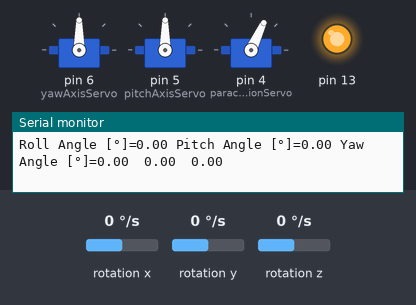
Bench run of a sketch on a simulated Arduino Uno, built with avr-gcc and run on an emulated ATmega328P. Shown: 3 × servo, output pins drawn as LEDs (lit = HIGH), the last lines printed to the serial monitor. Wiring (inferred from the names in the program): MPU-6050 motion sensor at I2C address 0x68. The test bench sets the inputs (shaded band); at power-on: rotation x 0 °/s, rotation y 0 °/s, rotation z 0 °/s.

Above: at 9.7 s.
9.8 s: rotation x set to -192 °/s
At 10.3 s:
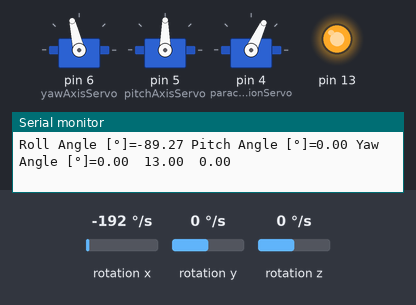
12.8 s: rotation y set to -192 °/s
At 15.4 s:
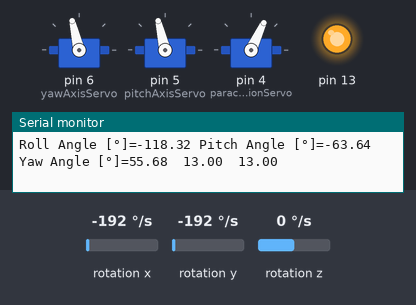
15.8 s: rotation z set to 100 °/s
At 16.22 s:
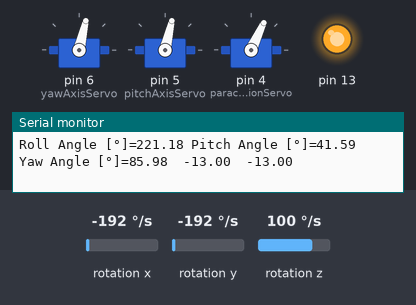
18.8 s: rotation x set to -100 °/s
Timing chart, 0 to 22.8 s (numbered marks = the images above; inputs shaded):
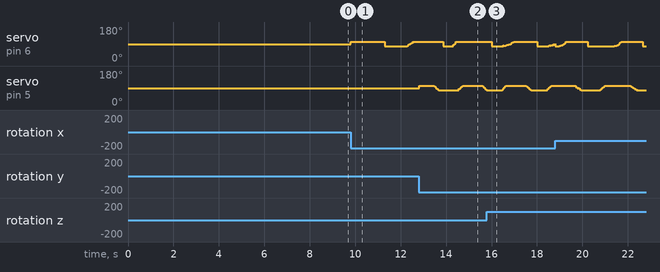

The sketch:

Pioneer_Flight_Computer.ino
```cpp
#include <Wire.h>
#include <math.h>
#include <Servo.h>
#include <Adafruit_BMP085.h>

#define seaLevelPressure_hPa 1020.0

float RateRoll, RatePitch, RateYaw;
float RateCalibrationRoll, RateCalibrationPitch, RateCalibrationYaw;
float AngleRoll, AnglePitch, AngleYaw;

const float dt = 0.01;

/////// TVC ///////
float Kp = 0.4;
float Ki = 0.05;
float Kd = 0.15;
double SETPOINT = 0.0;
double pastError1 = 0.0;
double pastError2 = 0.0;
double integralError1 = 0.0;
double integralError2 = 0.0;

// Time
unsigned long currentTime;
unsigned long pastTime;
float timeInterval = 20.0;

unsigned long currentTimeTVC = 0.0;
unsigned long pastTimeTVC = 0.0;
unsigned long currentTimeTVC2 = 0.0;
unsigned long pastTimeTVC2 = 0.0;

Servo yawAxisServo;
Servo pitchAxisServo;

// Define the 2 Angles (In degrees)
double yawAngle;
double pitchAngle;

struct Quaternion {
  float w, x, y, z;

  Quaternion() : w(1), x(0), y(0), z(0) {}

  void normalize() {
    float norm = sqrt(w*w + x*x + y*y + z*z);
    w /= norm;
    x /= norm;
    y /= norm;
    z /= norm;
  }
};

Quaternion q;

/////// BMP180 ///////
Adafruit_BMP085 bmp;
float altitude= 0;
float prevAltitude = 0;
float altitudeDescentThreshold = 5;

/////// Parachute Ejection ///////
Servo parachuteEjectionServo;


void setup() {
  Serial.begin(115200);
  pinMode(13,OUTPUT);
  digitalWrite(13,HIGH);

  Wire.setClock(400000);                         // Set clock speed of I2C (400kB/s)
  Wire.begin();
  delay(250);

  Wire.beginTransmission(0x68);                  // Start the gyro in power mode
  Wire.write(0x6B);
  Wire.write(0x00);
  Wire.endTransmission();

  for (int RateCalibrationNum = 0; RateCalibrationNum < 3000; RateCalibrationNum ++) {

    gyro_signals();
    RateCalibrationRoll += RateRoll;
    RateCalibrationPitch += RatePitch;
    RateCalibrationYaw += RateYaw;
    delay(1);
  }
  RateCalibrationRoll/=3000;
  RateCalibrationPitch/=3000;
  RateCalibrationYaw/=3000;

  yawAxisServo.attach(6);
  pitchAxisServo.attach(5);

  yawAxisServo.write(90);
  pitchAxisServo.write(90);

  // BMP180
  while (!bmp.begin()) {
    Serial.println("Cannot Find A Valid BMP180 Sensor");
  }

  // Parachute
  parachuteEjectionServo.attach(4);
  parachuteEjectionServo.write(65);

}


void loop() {

  currentTime = millis();
  unsigned long timeElasped = currentTime - pastTime;

  gyro_signals();

  RateRoll -= RateCalibrationRoll;
  RatePitch -= RateCalibrationPitch;
  RateYaw -= RateCalibrationYaw;

  updateQuaternion(q, RateRoll, RatePitch, RateYaw, dt);

  QuaternionToEuler(q, &AngleRoll, &AnglePitch, &AngleYaw);

  // Serial.print("Roll Rate [°/s]=");
  // Serial.print(RateRoll);
  // Serial.print(" Pitch Rate [°/s]=");
  // Serial.print(RatePitch);
  // Serial.print(" Yaw Rate [°/s]=");
  // Serial.println(RateYaw);

  AngleRoll = 1.5*degrees(AngleRoll);
  AnglePitch = 1.5*degrees(AnglePitch);
  AngleYaw = 1.5*degrees(AngleYaw);

  Serial.print("Roll Angle [°]=");
  Serial.print(AngleRoll);
  Serial.print(" Pitch Angle [°]=");
  Serial.print(AnglePitch);
  Serial.print(" Yaw Angle [°]=");
  Serial.print(AngleYaw);
  Serial.print("\t");

  yawAngle = PID(SETPOINT, AngleRoll, &currentTimeTVC, &pastTimeTVC, &pastError1, &integralError1);
  pitchAngle = PID(SETPOINT, AnglePitch, &currentTimeTVC2, &pastTimeTVC2, &pastError2, &integralError2); // For current configuration, use the roll measurement

  yawAxisServo.write(90+yawAngle); // 90 for the angle offset
  pitchAxisServo.write(90+pitchAngle); // 90 for the angle offset


  Serial.print(yawAngle);
  Serial.print("\t");
  Serial.print(pitchAngle);
  Serial.println("\t");

  pastTime = currentTime;

  // Parachute
  // altitude = bmp.readAltitude(seaLevelPressure_hPa * 100);
  // if ((altitude - prevAltitude) < - altitudeDescentThreshold) { // Need to modify threshold
  //   parachuteEjectionServo.write(0);
  //   while(1) {
  //     Serial.println("Apogee Reached");
  //   }
  // }
  // prevAltitude = altitude;

  delay(10);

}

////////////////Set up transmission between MPU6050 and Microcontroller////////////////

void gyro_signals(void) {
  Wire.beginTransmission(0x68);                  // Start I2C comms with gyro
  Wire.write(0x1A);                              // Switch on low-pass filter
  Wire.write(0x05);
  Wire.endTransmission();

  Wire.beginTransmission(0x68);
  Wire.write(0x1B);
  Wire.write(0x8);
  Wire.endTransmission();                        // Set sensitivity scale factor

  Wire.beginTransmission(0x68);
  Wire.write(0x43);
  Wire.endTransmission();                        // Access register storing gyro measurements

  Wire.requestFrom(0x68,6);
  int16_t GyroX = Wire.read()<<8 | Wire.read();   // Read gyro measurements around respective axes
  int16_t GyroY = Wire.read()<<8 | Wire.read();
  int16_t GyroZ = Wire.read()<<8 | Wire.read();

  RateRoll = (float)GyroX/65.5;                  // Convert measurements to °/s
  RatePitch = (float)GyroY/65.5;
  RateYaw = (float)GyroZ/65.5;
}

////////////////Convert Measured Rotation Rates to Quaternion Form////////////////

void updateQuaternion(Quaternion &q, float gx, float gy, float gz, float dt) {
  // Convert gyroscope rates from degrees to radians
  gx *= (M_PI / 180.0);
  gy *= (M_PI / 180.0);
  gz *= (M_PI / 180.0);

  // Compute the quaternion derivative
  float qw = 0.5 * (-q.x * gx - q.y * gy - q.z * gz);
  float qx = 0.5 * (q.w * gx + q.y * gz - q.z * gy);
  float qy = 0.5 * (q.w * gy - q.x * gz + q.z * gx);
  float qz = 0.5 * (q.w * gz + q.x * gy - q.y * gx);

  // Update the quaternion
  q.w += qw * dt;
  q.x += qx * dt;
  q.y += qy * dt;
  q.z += qz * dt;

  // Normalize the quaternion
  q.normalize();
}

////////////////Convert Quaternions to Euler Angles////////////////

void QuaternionToEuler(Quaternion q, float *roll, float *pitch, float *yaw) {
    // Roll
    double sinr_cosp = 2 * (q.w * q.x + q.y * q.z);
    double cosr_cosp = 1 - 2 * (q.x * q.x + q.y * q.y);
    *roll = float(atan2(sinr_cosp, cosr_cosp));

    // Pitch
    double sinp = sqrt(1 + 2 * (q.w * q.y - q.x * q.z));
    double cosp = sqrt(1 - 2 * (q.w * q.y - q.x * q.z));
    *pitch = float(2 * atan2(sinp, cosp) - M_PI / 2);

    // Yaw
    double siny_cosp = 2 * (q.w * q.z + q.x * q.y);
    double cosy_cosp = 1 - 2 * (q.y * q.y + q.z * q.z);
    *yaw = float(atan2(siny_cosp, cosy_cosp));
}

////////////////PID Controller////////////////

double PID(double setPoint, double currentPoint, unsigned long *currentTime, unsigned long *pastTime, double *pastError, double *integralError) {
  *currentTime = millis();

  double timeChange = (*currentTime - *pastTime) / 1000.0; // timeChange in seconds

  double error = setPoint - currentPoint;

  double deriviativeError = (error - *pastError) / timeChange;

  *integralError += error * timeChange;

  // Serial.print(Kd * deriviativeError);
  // Serial.print("\t");

  double outputAngle = Kp * error + Ki * (*integralError) + Kd * deriviativeError;

  double angleSaturation = 13;
  if (outputAngle > angleSaturation) {
    outputAngle = angleSaturation;
  } else if (outputAngle < -angleSaturation) {
    outputAngle = -angleSaturation;
  }

  *pastError = error;
  *pastTime = *currentTime;

  return outputAngle;
}
```
